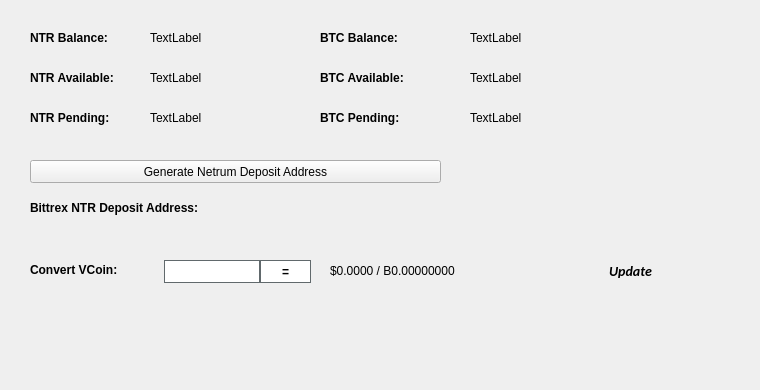
   <widget class="QWidget" name="BalanceTab">
    <attribute name="title">
     <string>Balance</string>
    </attribute>
    <widget class="QLabel" name="BitcoinBalanceLabel">
     <property name="geometry">
      <rect>
       <x>470</x>
       <y>30</y>
       <width>150</width>
       <height>16</height>
      </rect>
     </property>
     <property name="text">
      <string>TextLabel</string>
     </property>
    </widget>
    <widget class="QLabel" name="NTRBalanceLabel">
     <property name="geometry">
      <rect>
       <x>150</x>
       <y>30</y>
       <width>150</width>
       <height>16</height>
      </rect>
     </property>
     <property name="text">
      <string>TextLabel</string>
     </property>
    </widget>
    <widget class="QLabel" name="label_11">
     <property name="geometry">
      <rect>
       <x>30</x>
       <y>30</y>
       <width>101</width>
       <height>16</height>
      </rect>
     </property>
     <property name="font">
      <font>
       <weight>75</weight>
       <bold>true</bold>
      </font>
     </property>
     <property name="text">
      <string>NTR Balance:</string>
     </property>
    </widget>
    <widget class="QLabel" name="label_12">
     <property name="geometry">
      <rect>
       <x>320</x>
       <y>30</y>
       <width>101</width>
       <height>16</height>
      </rect>
     </property>
     <property name="font">
      <font>
       <weight>75</weight>
       <bold>true</bold>
      </font>
     </property>
     <property name="text">
      <string>BTC Balance:</string>
     </property>
    </widget>
    <widget class="QLabel" name="NTRAvailableLabel_2">
     <property name="geometry">
      <rect>
       <x>150</x>
       <y>70</y>
       <width>150</width>
       <height>16</height>
      </rect>
     </property>
     <property name="text">
      <string>TextLabel</string>
     </property>
    </widget>
    <widget class="QLabel" name="label_13">
     <property name="geometry">
      <rect>
       <x>30</x>
       <y>70</y>
       <width>111</width>
       <height>16</height>
      </rect>
     </property>
     <property name="font">
      <font>
       <weight>75</weight>
       <bold>true</bold>
      </font>
     </property>
     <property name="text">
      <string>NTR Available:</string>
     </property>
    </widget>
    <widget class="QLabel" name="label_14">
     <property name="geometry">
      <rect>
       <x>30</x>
       <y>110</y>
       <width>101</width>
       <height>16</height>
      </rect>
     </property>
     <property name="font">
      <font>
       <weight>75</weight>
       <bold>true</bold>
      </font>
     </property>
     <property name="text">
      <string>NTR Pending:</string>
     </property>
    </widget>
    <widget class="QLabel" name="NTRPendingLabel">
     <property name="geometry">
      <rect>
       <x>150</x>
       <y>110</y>
       <width>150</width>
       <height>16</height>
      </rect>
     </property>
     <property name="text">
      <string>TextLabel</string>
     </property>
    </widget>
    <widget class="QLabel" name="label_15">
     <property name="geometry">
      <rect>
       <x>320</x>
       <y>70</y>
       <width>111</width>
       <height>16</height>
      </rect>
     </property>
     <property name="font">
      <font>
       <weight>75</weight>
       <bold>true</bold>
      </font>
     </property>
     <property name="text">
      <string>BTC Available:</string>
     </property>
    </widget>
    <widget class="QLabel" name="BitcoinAvailableLabel">
     <property name="geometry">
      <rect>
       <x>470</x>
       <y>70</y>
       <width>150</width>
       <height>16</height>
      </rect>
     </property>
     <property name="text">
      <string>TextLabel</string>
     </property>
    </widget>
    <widget class="QLabel" name="label_31">
     <property name="geometry">
      <rect>
       <x>320</x>
       <y>110</y>
       <width>111</width>
       <height>16</height>
      </rect>
     </property>
     <property name="font">
      <font>
       <weight>75</weight>
       <bold>true</bold>
      </font>
     </property>
     <property name="text">
      <string>BTC Pending:</string>
     </property>
    </widget>
    <widget class="QLabel" name="BitcoinPendingLabel">
     <property name="geometry">
      <rect>
       <x>470</x>
       <y>110</y>
       <width>150</width>
       <height>16</height>
      </rect>
     </property>
     <property name="text">
      <string>TextLabel</string>
     </property>
    </widget>
    <widget class="QLabel" name="label_33">
     <property name="geometry">
      <rect>
       <x>30</x>
       <y>200</y>
       <width>221</width>
       <height>16</height>
      </rect>
     </property>
     <property name="font">
      <font>
       <weight>75</weight>
       <bold>true</bold>
      </font>
     </property>
     <property name="text">
      <string>Bittrex NTR Deposit Address:</string>
     </property>
    </widget>
    <widget class="QPushButton" name="GenDepositBTN">
     <property name="geometry">
      <rect>
       <x>30</x>
       <y>160</y>
       <width>411</width>
       <height>23</height>
      </rect>
     </property>
     <property name="text">
      <string>Generate Netrum Deposit Address</string>
     </property>
     <property name="icon">
      <iconset resource="../netrum.qrc">
       <normaloff>:/icons/bitcoin</normaloff>:/icons/bitcoin</iconset>
     </property>
    </widget>
    <widget class="QLabel" name="DepositAddressLabel">
     <property name="geometry">
      <rect>
       <x>200</x>
       <y>200</y>
       <width>261</width>
       <height>16</height>
      </rect>
     </property>
     <property name="palette">
      <palette>
       <active>
        <colorrole role="WindowText">
         <brush brushstyle="SolidPattern">
          <color alpha="255">
           <red>0</red>
           <green>0</green>
           <blue>0</blue>
          </color>
         </brush>
        </colorrole>
        <colorrole role="Text">
         <brush brushstyle="SolidPattern">
          <color alpha="255">
           <red>0</red>
           <green>0</green>
           <blue>255</blue>
          </color>
         </brush>
        </colorrole>
       </active>
       <inactive>
        <colorrole role="WindowText">
         <brush brushstyle="SolidPattern">
          <color alpha="255">
           <red>0</red>
           <green>0</green>
           <blue>0</blue>
          </color>
         </brush>
        </colorrole>
        <colorrole role="Text">
         <brush brushstyle="SolidPattern">
          <color alpha="255">
           <red>0</red>
           <green>0</green>
           <blue>255</blue>
          </color>
         </brush>
        </colorrole>
       </inactive>
       <disabled>
        <colorrole role="WindowText">
         <brush brushstyle="SolidPattern">
          <color alpha="255">
           <red>120</red>
           <green>120</green>
           <blue>120</blue>
          </color>
         </brush>
        </colorrole>
        <colorrole role="Text">
         <brush brushstyle="SolidPattern">
          <color alpha="255">
           <red>120</red>
           <green>120</green>
           <blue>120</blue>
          </color>
         </brush>
        </colorrole>
       </disabled>
      </palette>
     </property>
     <property name="font">
      <font>
       <weight>75</weight>
       <bold>true</bold>
      </font>
     </property>
     <property name="text">
      <string/>
     </property>
     <property name="alignment">
      <set>Qt::AlignRight|Qt::AlignTrailing|Qt::AlignVCenter</set>
     </property>
     <property name="textInteractionFlags">
      <set>Qt::LinksAccessibleByMouse|Qt::TextSelectableByKeyboard|Qt::TextSelectableByMouse</set>
     </property>
    </widget>
    <widget class="QLabel" name="label_8">
     <property name="geometry">
      <rect>
       <x>460</x>
       <y>300</y>
       <width>281</width>
       <height>81</height>
      </rect>
     </property>
     <property name="text">
      <string/>
     </property>
     <property name="pixmap">
      <pixmap>:/images/bittrex</pixmap>
     </property>
    </widget>
    <widget class="QWidget" name="widgetConversion" native="true">
     <property name="geometry">
      <rect>
       <x>0</x>
       <y>250</y>
       <width>751</width>
       <height>43</height>
      </rect>
     </property>
     <property name="minimumSize">
      <size>
       <width>0</width>
       <height>43</height>
      </size>
     </property>
     <property name="styleSheet">
      <string notr="true"/>
     </property>
     <widget class="QPushButton" name="btnUpdateMarketData">
      <property name="geometry">
       <rect>
        <x>575</x>
        <y>0</y>
        <width>111</width>
        <height>41</height>
       </rect>
      </property>
      <property name="sizePolicy">
       <sizepolicy hsizetype="Expanding" vsizetype="Expanding">
        <horstretch>0</horstretch>
        <verstretch>0</verstretch>
       </sizepolicy>
      </property>
      <property name="font">
       <font>
        <family>calibri</family>
        <pointsize>-1</pointsize>
        <weight>75</weight>
        <italic>true</italic>
        <bold>true</bold>
       </font>
      </property>
      <property name="styleSheet">
       <string notr="true">margin:0px;text-align:center;padding:2px;border-radius:3px;font-style:italic;width:100px;font-size:14px;font-family:calibri;font-weight:600;</string>
      </property>
      <property name="text">
       <string>Update</string>
      </property>
      <property name="iconSize">
       <size>
        <width>150</width>
        <height>35</height>
       </size>
      </property>
      <property name="autoDefault">
       <bool>true</bool>
      </property>
      <property name="default">
       <bool>true</bool>
      </property>
     </widget>
     <widget class="QLabel" name="lblConvertVCoin">
      <property name="geometry">
       <rect>
        <x>30</x>
        <y>10</y>
        <width>131</width>
        <height>20</height>
       </rect>
      </property>
      <property name="styleSheet">
       <string notr="true"/>
      </property>
      <property name="text">
       <string>&lt;html&gt;&lt;head/&gt;&lt;body&gt;&lt;p&gt;&lt;span style=&quot; font-weight:600;&quot;&gt;Convert VCoin:&lt;/span&gt;&lt;/p&gt;&lt;/body&gt;&lt;/html&gt;</string>
      </property>
     </widget>
     <widget class="QLineEdit" name="txtConvertVCoinQty">
      <property name="geometry">
       <rect>
        <x>160</x>
        <y>10</y>
        <width>100</width>
        <height>23</height>
       </rect>
      </property>
      <property name="minimumSize">
       <size>
        <width>100</width>
        <height>23</height>
       </size>
      </property>
      <property name="maximumSize">
       <size>
        <width>100</width>
        <height>16777215</height>
       </size>
      </property>
      <property name="styleSheet">
       <string notr="true">border: 1px solid #61696c;margin-left:4px;</string>
      </property>
     </widget>
     <widget class="QPushButton" name="btnConvertNetrum">
      <property name="geometry">
       <rect>
        <x>260</x>
        <y>10</y>
        <width>51</width>
        <height>23</height>
       </rect>
      </property>
      <property name="minimumSize">
       <size>
        <width>0</width>
        <height>23</height>
       </size>
      </property>
      <property name="styleSheet">
       <string notr="true">border:1px solid #61696c;background:white;font-weight:600;</string>
      </property>
      <property name="text">
       <string>=</string>
      </property>
     </widget>
     <widget class="QLabel" name="lblConvertVCoinResults">
      <property name="geometry">
       <rect>
        <x>330</x>
        <y>0</y>
        <width>201</width>
        <height>41</height>
       </rect>
      </property>
      <property name="styleSheet">
       <string notr="true"/>
      </property>
      <property name="text">
       <string>$0.0000 / B0.00000000</string>
      </property>
     </widget>
     <widget class="QLabel" name="iconOverviewUpdateWait">
      <property name="geometry">
       <rect>
        <x>670</x>
        <y>10</y>
        <width>24</width>
        <height>24</height>
       </rect>
      </property>
      <property name="text">
       <string/>
      </property>
      <property name="pixmap">
       <pixmap resource="../netrum.qrc">:/icons/transaction_1</pixmap>
      </property>
      <property name="scaledContents">
       <bool>true</bool>
      </property>
      <property name="alignment">
       <set>Qt::AlignCenter</set>
      </property>
     </widget>
    </widget>
   </widget>
